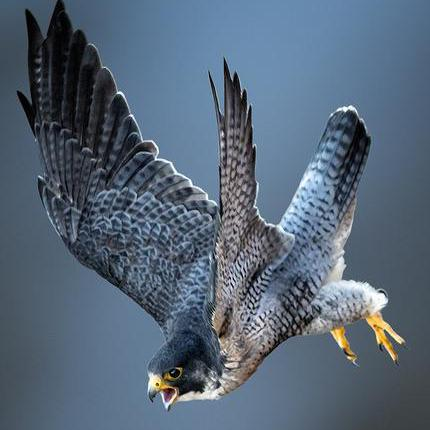
//> input picture bin/pic.jpg, 430 x 430 px
$ ./readImage   (built with g++ and OpenCV 4)
//> lines starting //> are read from the running program, lines starting //| are printed output that depends on the picture
#include <opencv2/opencv.hpp>
#include <iostream>

using namespace std;

//画像ファイルの表示
void readImage()
{
	cv::Mat image = cv::imread("../../bin/pic.jpg");	//画像の読み込み
//> image is the input picture: 430 rows x 430 cols, CV_8UC3; mean B, G, R 119.8, 102.4, 86.4
	cv::Mat outputHsv;
	cv::Mat outputHsvChannels[3];


	cv::Mat hsvBlueGray;
	cv::Mat hsvGreenGray;
	cv::Mat hsvRedGray;

	if (image.empty())	//画像が正しく読み込めたのかを確認
	{
		cout << "画像ファイルを読み込めませんでした．" << endl;
		return;
	}

	cv::cvtColor(image, outputHsv, cv::COLOR_BGR2HSV);
//> outputHsv: 430 rows x 430 cols, CV_8UC3; mean H, S, V 104.5, 76, 121
	cv::split(outputHsv, outputHsvChannels);
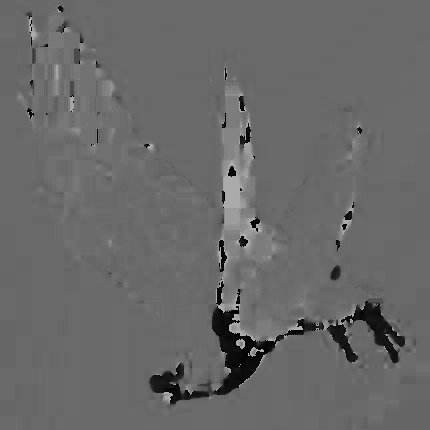
//> outputHsvChannels[0]: 430 rows x 430 cols, CV_8UC1; min 0, max 179, mean 104.5
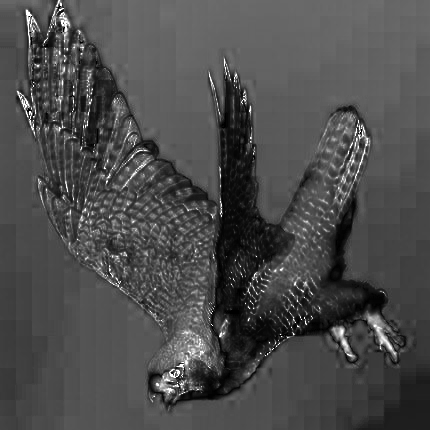
//> outputHsvChannels[1]: 430 rows x 430 cols, CV_8UC1; min 0, max 255, mean 76
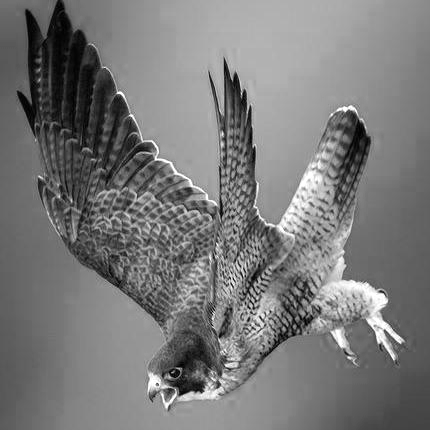
//> outputHsvChannels[2]: 430 rows x 430 cols, CV_8UC1; min 0, max 255, mean 121

	cv::Mat hsvBlue = outputHsvChannels[0];
	cv::Mat hsvGreen = outputHsvChannels[1];
	cv::Mat hsvRed = outputHsvChannels[2];

//> (the run ends here: the program stops with an error, at `cv::cvtColor(hsvBlue, hsvBlueGray , cv::COLOR_BGR2GRAY);`)

$ run again, with bin/cat.jpg copied over bin/pic.jpg
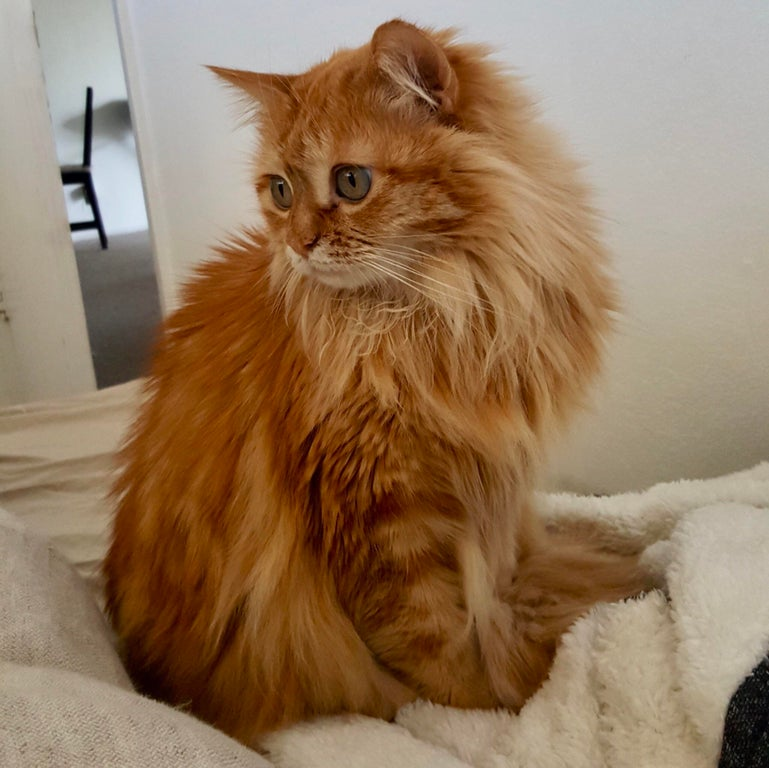
//> input picture bin/cat.jpg, 769 x 768 px
//> in readImage, image is the input picture: 768 rows x 769 cols, CV_8UC3; mean B, G, R 93.1, 120.5, 147.8
//> outputHsv: 768 rows x 769 cols, CV_8UC3; mean H, S, V 24.5, 114.2, 148.5
//> in readImage, `cv::split(outputHsv, outputHsvChannels);`:
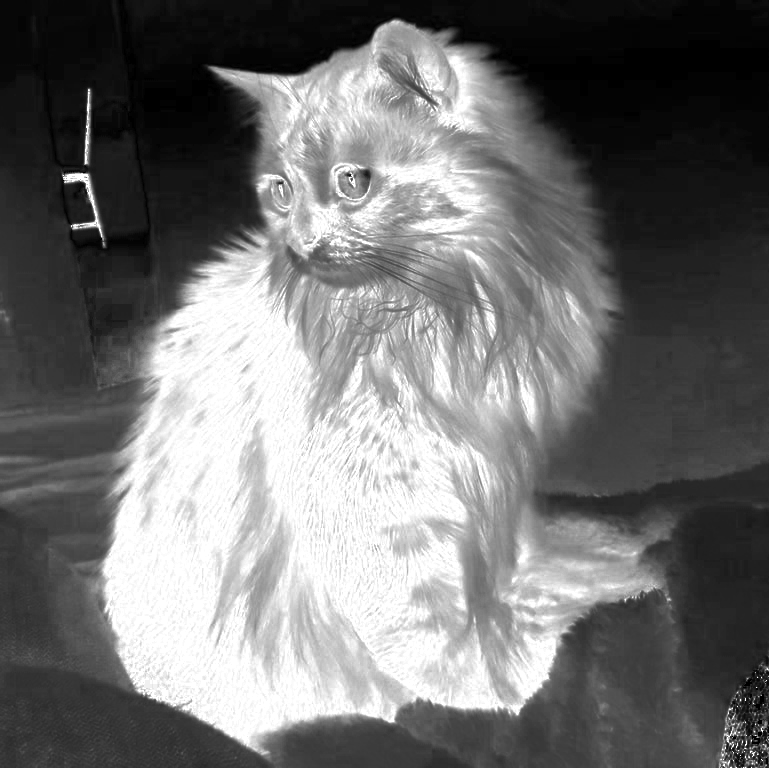
//> outputHsvChannels[1]: 768 rows x 769 cols, CV_8UC1; min 0, max 255, mean 114.2
//> in readImage, `cv::split(outputHsv, outputHsvChannels);`:
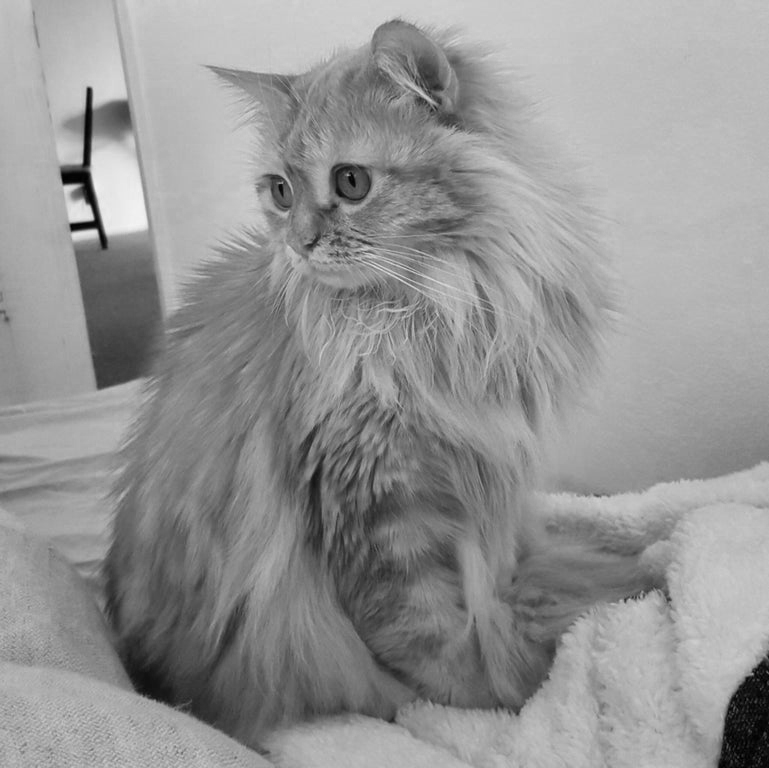
//> outputHsvChannels[2]: 768 rows x 769 cols, CV_8UC1; min 0, max 243, mean 148.5
